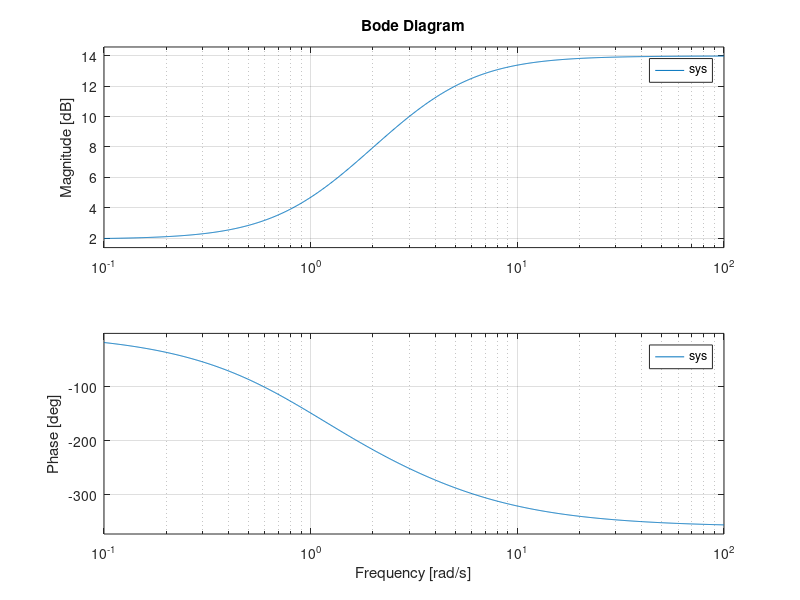

MATLAB code for this plot:
%Examples for creating the bode plot in Matlab

%Let's say we have this transfer function
%H(s) = (5s^2 - 10s + 5)/(s^2 + 5s + 4)
num = [5 -10 5];
den = [1 5 4];
sys = tf(num,den);
bode(sys)
figure

%Using the same system, we first find the factorization
%H(s) = 5*(s-1)^2/[(s+1)(s+4)]
z = [1 1];
p = [-1 -4];
K = 5;




